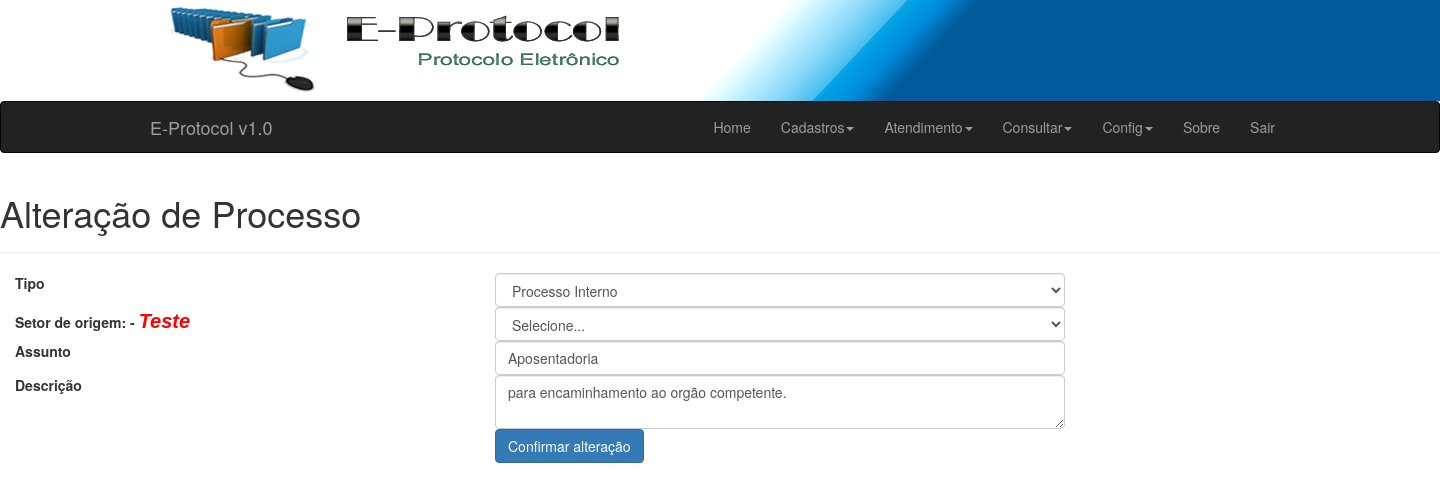
The page /frm/alteracao_proc.php?cod=70 (signed in) on the database its author committed.
### tables this page shows
CREATE TABLE IF NOT EXISTS `proc` (
  `cod` int(11) NOT NULL AUTO_INCREMENT,
  `cod_req` int(11) NOT NULL,
  `user_id` int(11) NOT NULL,
  `tipo` varchar(2) DEFAULT NULL,
  `assunto` text,
  `descricao` varchar(50) DEFAULT NULL,
  `setor` int(11) DEFAULT NULL,
  `data` date DEFAULT NULL,
  `horas` time DEFAULT NULL,
  PRIMARY KEY (`cod`),
  KEY `cod_req` (`cod_req`)
);

CREATE TABLE IF NOT EXISTS `setor` (
  `cod_setor` int(11) NOT NULL AUTO_INCREMENT,
  `setor` varchar(50) NOT NULL DEFAULT '0',
  `responsavel` varchar(50) DEFAULT NULL,
  PRIMARY KEY (`cod_setor`)
);

### frm/alteracao_proc.php (the view, shortened to what this page needs)
<?php
include "_navegacao.php";
?>
<?php
$cod = $_GET["cod"];
require_once "../config/init.php";
$sql_query = mysqli_query($link,"SELECT s.cod_setor AS cod_setor, s.setor AS desc_setor, p.setor FROM setor s, proc p WHERE s.cod_setor = p.setor AND p.cod = '".$cod."'");
$sql2_query = mysqli_query($link,"SELECT * FROM proc WHERE cod = '".$cod."'");
?>
<!DOCTYPE HTML>
 <html lang="pt-br">
<head>
    <link href="../lib/bootstrap/css/bootstrap.min.css" rel="stylesheet">
</head>
<body>
<div class="page-header">
        <h1>Alteração de Processo</h1>
</div>
<form name="cadastro" id="cadastro" method="POST" action="/prot/op/alterar_proc.php?cod=<?php echo $cod?>">
<?php while ($linha = mysqli_fetch_array($sql2_query)) { ?>
<fieldset>
<div class="form-group">
  <label class="col-md-4 control-label" for="txtTipo">Tipo</label>
  <div class="col-md-5">
     <select name="txtTipo" id="txtTipo" class="form-control">
        <option value="PI" <?php if ($linha["tipo"]=='PI') echo 'selected="selected"'?>>Processo Interno</option>
        </select>
  </div>
</div>
<div class="form-group">
  <?php while ($array = mysqli_fetch_array($sql_query)) {
        $desc_setor = $array["desc_setor"];
        ?>
  <?php } ?>
  <label class="col-md-4 control-label" for="txtSetor">Setor de origem: -   <span style="font-family: Arial; font-size: 20px; font-style:italic; color:#FF0000;"><?php echo $desc_setor ?></span></label>
     <div class="col-md-5">
      <select name="txtSetor" id="txtSetor" class="form-control">
      <option>Selecione...</option>
      </select>
   </div>
</div>
<div class="form-group">
  <label class="col-md-4 control-label" for="txtAssunto">Assunto</label>
  <div class="col-md-5">
  <input type="text" name="txtAssunto" id="txtAssunto" value="<?php echo $linha["assunto"] ?>" placeholder="Digite o assunto" class="form-control input-md" required="">
  </div>
</div>
<div class="form-group">
  <label class="col-md-4 control-label" for="txtDescricao">Descrição</label>
  <div class="col-md-5">
  <textarea name="txtDescricao" id="txtDescricao" placeholder="Preencha com a descrição aqui" class="form-control input-md" required=""><?php echo $linha["descricao"]?></textarea>
  </div>
</div>
<?php } ?>
<div class="form-group">
  <label class="col-md-4 control-label" for="btnEnviar"></label>
  <div class="col-md-8">
    <button type="submit" id="btnEnviar" name="btnEnviar" class="btn btn-primary">Confirmar alteração</button>
  </div>
</div>
</fieldset>
</form>
</body>
</html>

### rows shown on the page
proc: txtTipo "Processo Interno", setor.setor "Teste", txtAssunto "Aposentadoria", txtDescricao "para encaminhamento ao orgão competente."
